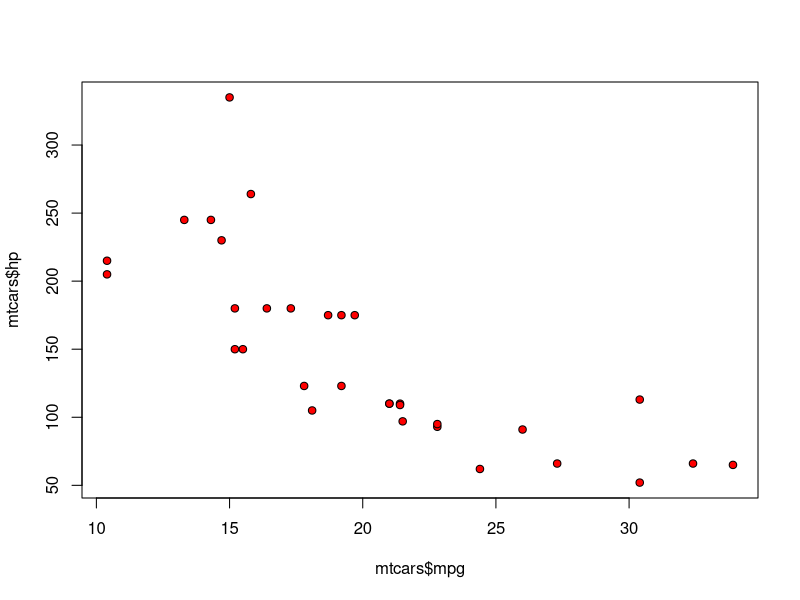
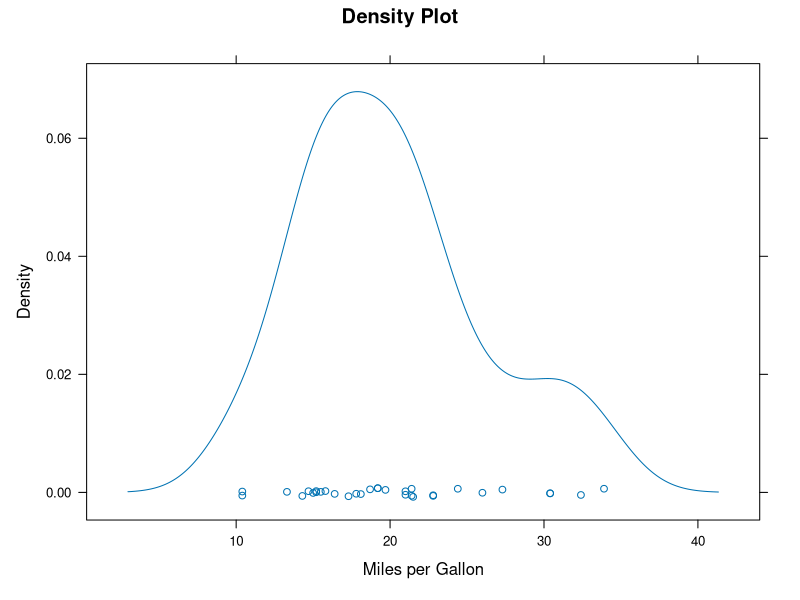
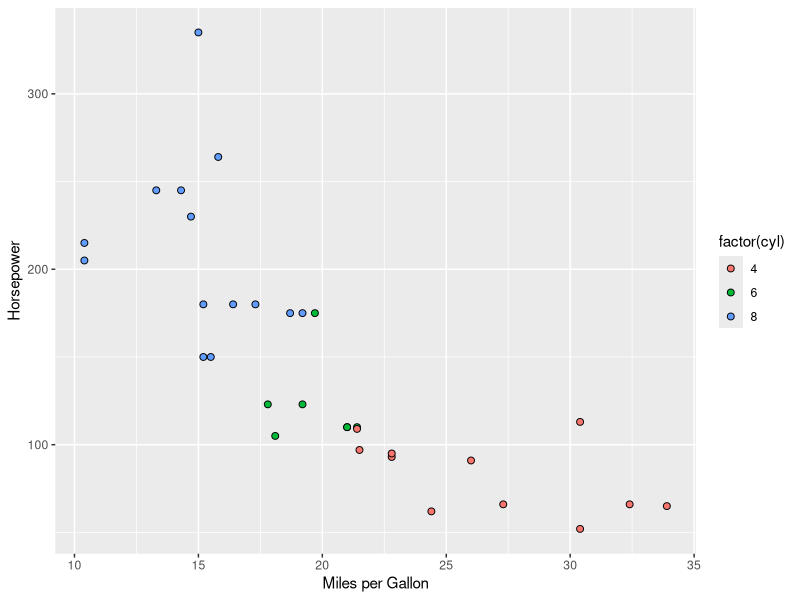
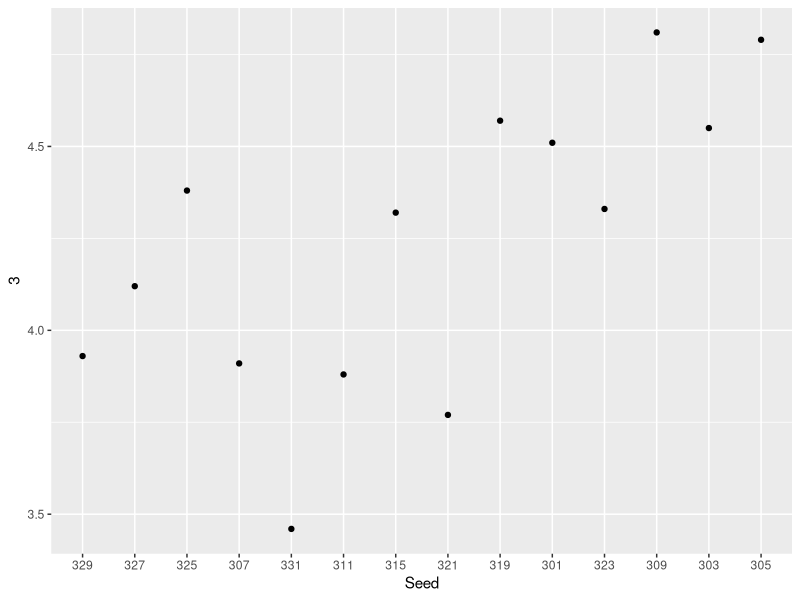
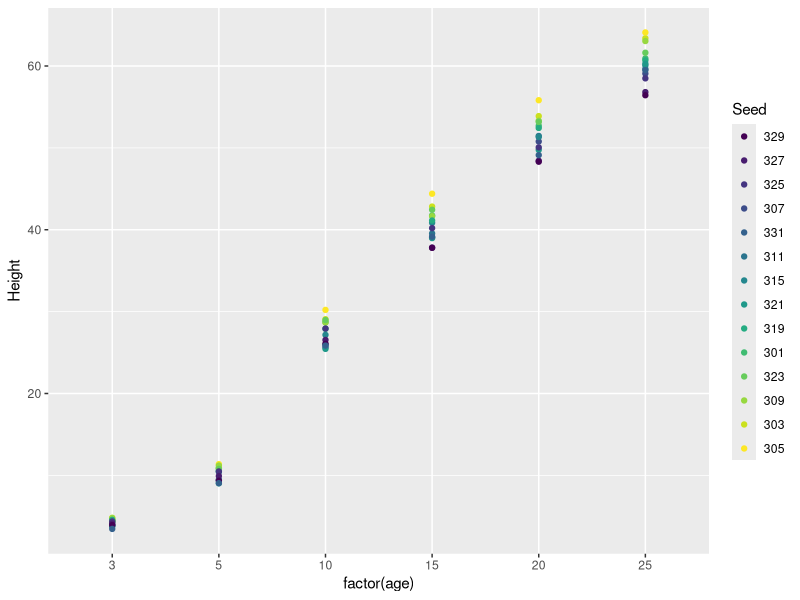
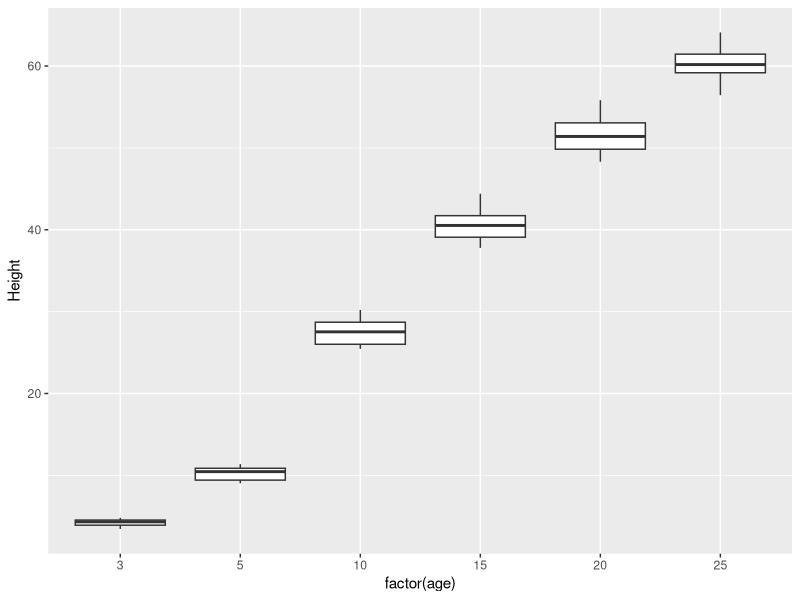
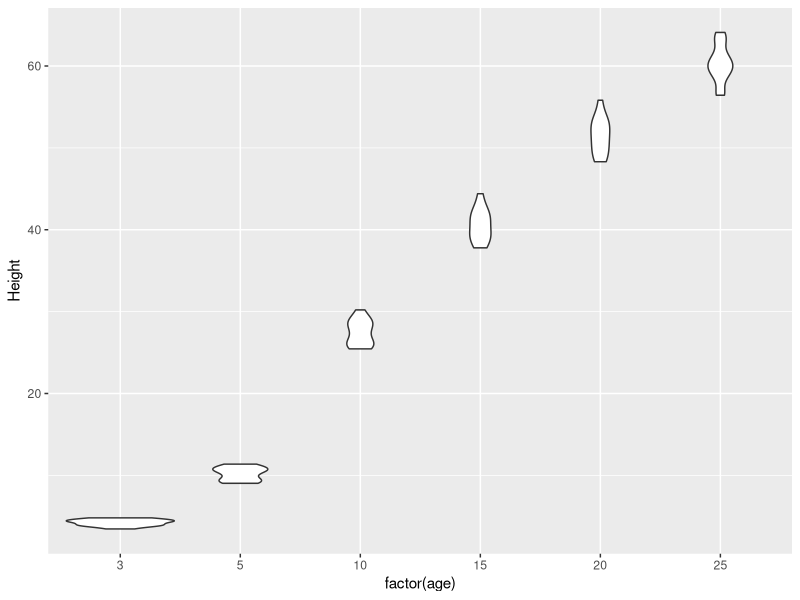
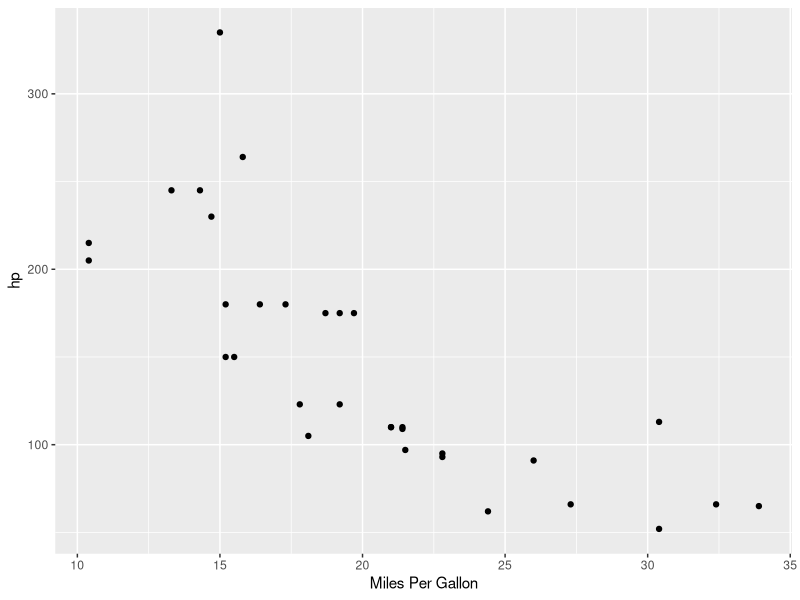

R code for these plots, in order:
## ---- chunk 1
# Loading required libraries
# Be sure to install these before running this file!!
library(lattice)
library(ggplot2)
library(tidyr)

data("mtcars")
## ---- chunk 2
plot(x = mtcars$mpg, y = mtcars$hp, 
     col = "black", bg = "red", pch = 21)
## ---- chunk 3
densityplot(~mpg, data = mtcars,
            main = "Density Plot",
            xlab = "Miles per Gallon")
## ---- chunk 4
ggplot(mtcars, aes(x = mpg, y = hp, fill = factor(cyl))) + 
  geom_point(pch = 21, size = 2)  +
  xlab("Miles per Gallon") + ylab("Horsepower")
## ---- chunk 5

## ---- chunk 6
data("Loblolly")
Loblolly.wide <- pivot_wider(Loblolly, 
                             names_from = age, 
                             values_from = height)
Loblolly.wide
## ---- chunk 7
Loblolly.long <- pivot_longer(Loblolly.wide, 
                              cols = !Seed, 
                              names_to = "age", 
                              values_to = "Height", 
                              names_transform = list(age = as.numeric))
Loblolly.long
## ---- chunk 8
ggplot(Loblolly.wide, aes(x = Seed, y = `3`)) + geom_point()
## ---- chunk 9
ggplot(Loblolly.long, aes(x = factor(age), y = Height, color = Seed)) +
  geom_point(pch = 19) 
## ---- chunk 10
ggplot(Loblolly.long, aes(x = factor(age), y = Height)) + 
  geom_boxplot()
## ---- chunk 11
ggplot(Loblolly.long, aes(x = factor(age), y = Height)) + 
  geom_violin()
## ---- chunk 12

## ---- chunk 13

## ---- chunk 14
p <- ggplot(mtcars, aes(x = mpg, y = hp)) +
  geom_point()
p + xlab("Miles Per Gallon") # X-axis label
p + ylab("Horsepower") # Y-axis label
p + ggtitle("Horsepower vs MPG from MTCars") # chart title
## ---- chunk 15
p + xlim(0, 50) # altering limits of x-axis
p + ylim(0, 500) # altering limits of y-axis
# Note: no color to alter
## ---- chunk 16
# Alters size of text throughout plot and angel of the text to the x-axis.
p + theme(text = element_text(size = 20),
          axis.text.x = element_text(angle = 90, hjust = 1)) 
## ---- chunk 17
p + theme_minimal()
## ---- chunk 18
p2 <- ggplot(mtcars, aes(x = mpg, y = hp)) 
p2 + geom_point(size = 2)
p2 + geom_point(shape = 3)
p2 + geom_point(color = "red")
p2 + geom_point(pch = 21, color = "black", fill = "red")
## ---- chunk 19

## ---- chunk 20
# color:
ggplot(mtcars, aes(x = mpg, y = hp, color = factor(cyl))) + geom_point()
# fill:
ggplot(mtcars, aes(x = mpg, y = hp, fill = factor(cyl))) + geom_point(shape = 21)
# shape:
ggplot(mtcars, aes(x = mpg, y = hp, shape = factor(cyl))) + geom_point()
## ---- chunk 21
ggplot(mtcars, aes(x = mpg, y = hp, color = factor(cyl))) + 
  geom_point() + geom_line()
## ---- chunk 22
ggplot(mtcars, aes(x = mpg, y = hp)) + geom_point(color = factor(mtcars$cyl))
## ---- chunk 23
# Create and store graph with year 3 data:
p2 <- ggplot(Loblolly.wide, aes(x = Seed, y = `3`)) + 
  geom_point()
# Add year 5 data to the existing graph p2:
p2 + geom_point(data = Loblolly.wide, 
                mapping = aes(x = Seed, y = `5`),
                color = "red")
## ---- chunk 24

